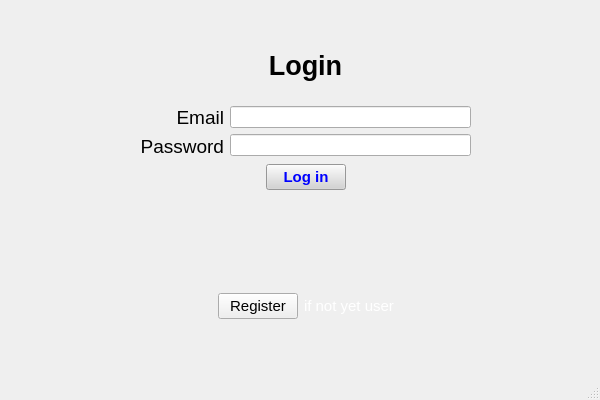
<?xml version="1.0" encoding="UTF-8"?>
<ui version="4.0">
 <class>MainWindow</class>
 <widget class="QMainWindow" name="MainWindow">
  <property name="geometry">
   <rect>
    <x>0</x>
    <y>0</y>
    <width>600</width>
    <height>400</height>
   </rect>
  </property>
  <property name="windowTitle">
   <string>MainWindow</string>
  </property>
  <widget class="QWidget" name="centralwidget">
   <widget class="QWidget" name="verticalLayoutWidget">
    <property name="geometry">
     <rect>
      <x>140</x>
      <y>30</y>
      <width>331</width>
      <height>311</height>
     </rect>
    </property>
    <layout class="QVBoxLayout" name="verticalLayout">
     <item>
      <widget class="QLabel" name="label_3">
       <property name="font">
        <font>
         <pointsize>20</pointsize>
         <weight>75</weight>
         <bold>true</bold>
        </font>
       </property>
       <property name="text">
        <string>Login</string>
       </property>
       <property name="alignment">
        <set>Qt::AlignCenter</set>
       </property>
      </widget>
     </item>
     <item>
      <layout class="QHBoxLayout" name="horizontalLayout">
       <item>
        <layout class="QVBoxLayout" name="verticalLayout_4">
         <item>
          <widget class="QLabel" name="label">
           <property name="font">
            <font>
             <pointsize>14</pointsize>
            </font>
           </property>
           <property name="text">
            <string>Email</string>
           </property>
           <property name="alignment">
            <set>Qt::AlignRight|Qt::AlignTrailing|Qt::AlignVCenter</set>
           </property>
          </widget>
         </item>
         <item>
          <widget class="QLabel" name="label_2">
           <property name="font">
            <font>
             <pointsize>14</pointsize>
            </font>
           </property>
           <property name="text">
            <string>Password</string>
           </property>
           <property name="alignment">
            <set>Qt::AlignRight|Qt::AlignTrailing|Qt::AlignVCenter</set>
           </property>
          </widget>
         </item>
        </layout>
       </item>
       <item>
        <layout class="QVBoxLayout" name="verticalLayout_2">
         <item>
          <widget class="QLineEdit" name="lineEdit_2"/>
         </item>
         <item>
          <widget class="QLineEdit" name="lineEdit_3"/>
         </item>
        </layout>
       </item>
      </layout>
     </item>
     <item>
      <layout class="QHBoxLayout" name="horizontalLayout_4">
       <item>
        <spacer name="horizontalSpacer">
         <property name="orientation">
          <enum>Qt::Horizontal</enum>
         </property>
         <property name="sizeHint" stdset="0">
          <size>
           <width>40</width>
           <height>20</height>
          </size>
         </property>
        </spacer>
       </item>
       <item>
        <widget class="QPushButton" name="pushButton">
         <property name="font">
          <font>
           <pointsize>11</pointsize>
           <weight>75</weight>
           <bold>true</bold>
          </font>
         </property>
         <property name="styleSheet">
          <string notr="true">QPushButton{
color: blue;
background:rgb(211, 211, 211)
}</string>
         </property>
         <property name="text">
          <string>Log in</string>
         </property>
        </widget>
       </item>
       <item>
        <spacer name="horizontalSpacer_2">
         <property name="orientation">
          <enum>Qt::Horizontal</enum>
         </property>
         <property name="sizeHint" stdset="0">
          <size>
           <width>40</width>
           <height>20</height>
          </size>
         </property>
        </spacer>
       </item>
      </layout>
     </item>
     <item>
      <widget class="QLabel" name="label_4">
       <property name="font">
        <font>
         <pointsize>12</pointsize>
         <weight>75</weight>
         <bold>true</bold>
        </font>
       </property>
       <property name="text">
        <string/>
       </property>
       <property name="alignment">
        <set>Qt::AlignCenter</set>
       </property>
      </widget>
     </item>
     <item>
      <layout class="QHBoxLayout" name="horizontalLayout_3">
       <item>
        <spacer name="horizontalSpacer_3">
         <property name="orientation">
          <enum>Qt::Horizontal</enum>
         </property>
         <property name="sizeHint" stdset="0">
          <size>
           <width>40</width>
           <height>20</height>
          </size>
         </property>
        </spacer>
       </item>
       <item>
        <widget class="QPushButton" name="pushButton_2">
         <property name="font">
          <font>
           <pointsize>11</pointsize>
          </font>
         </property>
         <property name="styleSheet">
          <string notr="true">background:rgb(239, 239, 239)</string>
         </property>
         <property name="text">
          <string>Register</string>
         </property>
        </widget>
       </item>
       <item>
        <widget class="QLabel" name="label_6">
         <property name="font">
          <font>
           <pointsize>11</pointsize>
          </font>
         </property>
         <property name="styleSheet">
          <string notr="true">color: white</string>
         </property>
         <property name="text">
          <string>if not yet user</string>
         </property>
         <property name="alignment">
          <set>Qt::AlignLeading|Qt::AlignLeft|Qt::AlignVCenter</set>
         </property>
        </widget>
       </item>
       <item>
        <spacer name="horizontalSpacer_4">
         <property name="orientation">
          <enum>Qt::Horizontal</enum>
         </property>
         <property name="sizeHint" stdset="0">
          <size>
           <width>40</width>
           <height>20</height>
          </size>
         </property>
        </spacer>
       </item>
      </layout>
     </item>
    </layout>
   </widget>
   <widget class="QLabel" name="label_5">
    <property name="geometry">
     <rect>
      <x>-14</x>
      <y>-8</y>
      <width>621</width>
      <height>401</height>
     </rect>
    </property>
    <property name="text">
     <string/>
    </property>
    <property name="pixmap">
     <pixmap>resources/logo.png</pixmap>
    </property>
    <property name="scaledContents">
     <bool>true</bool>
    </property>
   </widget>
   <zorder>label_5</zorder>
   <zorder>verticalLayoutWidget</zorder>
  </widget>
  <widget class="QMenuBar" name="menubar">
   <property name="geometry">
    <rect>
     <x>0</x>
     <y>0</y>
     <width>600</width>
     <height>21</height>
    </rect>
   </property>
  </widget>
  <widget class="QStatusBar" name="statusbar"/>
 </widget>
 <resources/>
 <connections/>
</ui>
